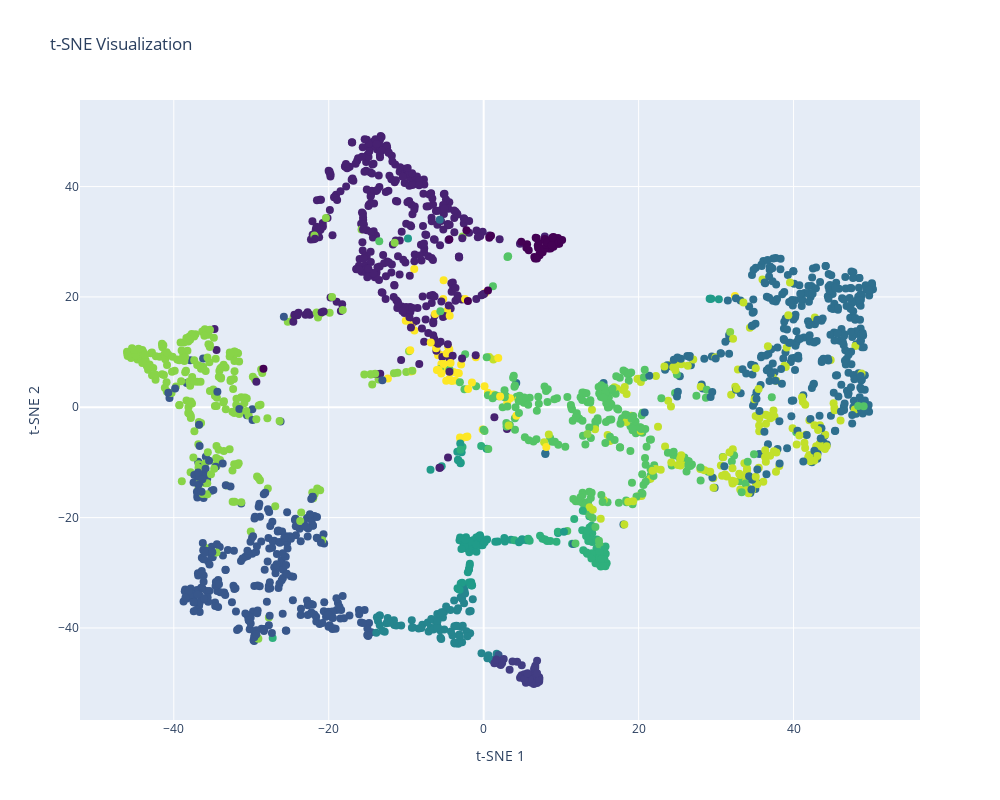

The notebook cell saved with this chart:
### Code cell
import plotly.graph_objects as go
from sklearn.preprocessing import LabelEncoder

# t-SNE
tsne = TSNE(n_components=2, random_state=2000)
ChrB_tsne = tsne.fit_transform(ChrB.iloc[:, 6:18])  # Adjust the column range as per your data

# Create a DataFrame for t-SNE results
ChrB_tsne_df = pd.DataFrame(data=ChrB_tsne, columns=['TSNE1', 'TSNE2'])
ChrB_tsne_df['Script_type_ICDAR2017'] = ChrB['Script_type_ICDAR2017']

# Convert script types to numeric labels
label_encoder = LabelEncoder()
ChrB_tsne_df['Script_type_Labels'] = label_encoder.fit_transform(ChrB_tsne_df['Script_type_ICDAR2017'])

# Get the unique script types in the desired order
script_types = ["1_Caroline", "2_Cursiva", "3_Half_Uncial", "4_Humanistic", "5_Humanistic_Cursive", "6_Hybrida",
                "7_Praegothica", "8_Semihybrida", "9_Semitextualis", "10_Textualis_meridionalis", "11_Textualis",
                "12_Uncial"]

# Visualize t-SNE using Plotly
fig_tsne = go.Figure(data=go.Scatter(x=ChrB_tsne_df['TSNE1'], y=ChrB_tsne_df['TSNE2'], mode='markers',
                                    marker=dict(color=ChrB_tsne_df['Script_type_Labels'], size=8,
                                                colorscale='Viridis', showscale=False),
                                    text=ChrB_tsne_df['Script_type_ICDAR2017'], hoverinfo='text'))
fig_tsne.update_layout(title='t-SNE Visualization', xaxis_title='t-SNE 1', yaxis_title='t-SNE 2')
fig_tsne.update_layout(width=1000, height=800)  # Increase the size of the figure
fig_tsne.show()

# Save the figure as an HTML page
fig_tsne.write_html("../out/ScriptClasses_tsne_visualization.html")

### Figure 1 — Plotly figure (JSON) as saved in the notebook; plotly's stock layout.template omitted (floating-point values rounded to 4 significant figures; data arrays with more than 128 entries replaced by an {"elided": "..."} marker saying what was removed)
{"data": [{"hoverinfo": "text", "marker": {"color": {"elided": "2000 int values"}, "colorscale": [[0, "#440154"], [0.1111, "#482878"], [0.2222, "#3e4989"], [0.3333, "#31688e"], [0.4444, "#26828e"], [0.5556, "#1f9e89"], [0.6667, "#35b779"], [0.7778, "#6ece58"], [0.8889, "#b5de2b"], [1, "#fde725"]], "showscale": false, "size": 8}, "mode": "markers", "text": {"elided": "2000 str values"}, "type": "scatter", "x": {"elided": "2000 float values"}, "y": {"elided": "2000 float values"}}], "layout": {"height": 800, "title": {"text": "t-SNE Visualization"}, "width": 1000, "xaxis": {"autorange": true, "range": [-52.11, 56.32], "title": {"text": "t-SNE 1"}, "type": "linear"}, "yaxis": {"autorange": true, "range": [-56.69, 55.69], "title": {"text": "t-SNE 2"}, "type": "linear"}}}
